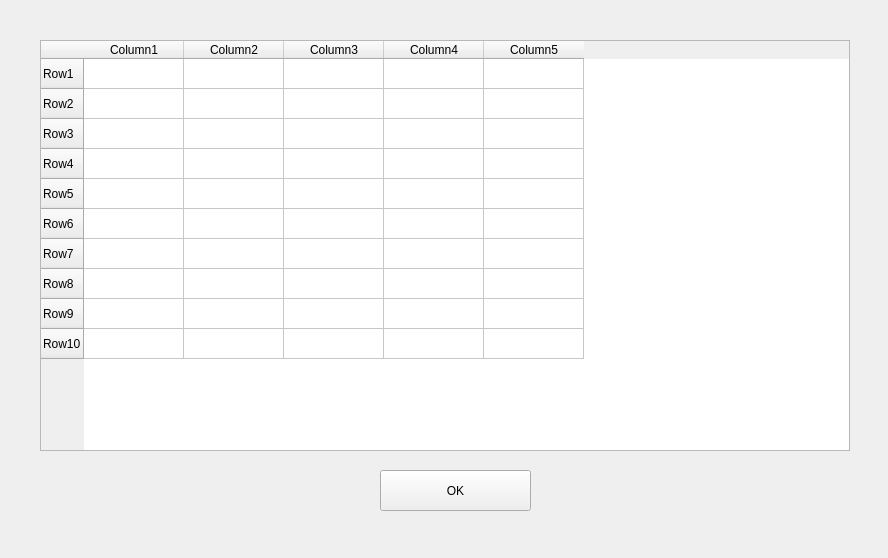
<?xml version="1.0" encoding="UTF-8"?>
<ui version="4.0">
 <class>Preview</class>
 <widget class="QWidget" name="Preview">
  <property name="geometry">
   <rect>
    <x>0</x>
    <y>0</y>
    <width>888</width>
    <height>558</height>
   </rect>
  </property>
  <property name="windowTitle">
   <string>Preview</string>
  </property>
  <widget class="QTableWidget" name="tableWidget">
   <property name="geometry">
    <rect>
     <x>40</x>
     <y>40</y>
     <width>810</width>
     <height>411</height>
    </rect>
   </property>
   <row>
    <property name="text">
     <string>Row1</string>
    </property>
   </row>
   <row>
    <property name="text">
     <string>Row2</string>
    </property>
   </row>
   <row>
    <property name="text">
     <string>Row3</string>
    </property>
   </row>
   <row>
    <property name="text">
     <string>Row4</string>
    </property>
   </row>
   <row>
    <property name="text">
     <string>Row5</string>
    </property>
   </row>
   <row>
    <property name="text">
     <string>Row6</string>
    </property>
   </row>
   <row>
    <property name="text">
     <string>Row7</string>
    </property>
   </row>
   <row>
    <property name="text">
     <string>Row8</string>
    </property>
   </row>
   <row>
    <property name="text">
     <string>Row9</string>
    </property>
   </row>
   <row>
    <property name="text">
     <string>Row10</string>
    </property>
   </row>
   <column>
    <property name="text">
     <string>Column1</string>
    </property>
   </column>
   <column>
    <property name="text">
     <string>Column2</string>
    </property>
   </column>
   <column>
    <property name="text">
     <string>Column3</string>
    </property>
   </column>
   <column>
    <property name="text">
     <string>Column4</string>
    </property>
   </column>
   <column>
    <property name="text">
     <string>Column5</string>
    </property>
   </column>
  </widget>
  <widget class="QPushButton" name="okButton">
   <property name="geometry">
    <rect>
     <x>380</x>
     <y>470</y>
     <width>151</width>
     <height>41</height>
    </rect>
   </property>
   <property name="text">
    <string>OK</string>
   </property>
  </widget>
 </widget>
 <resources/>
 <connections/>
</ui>
